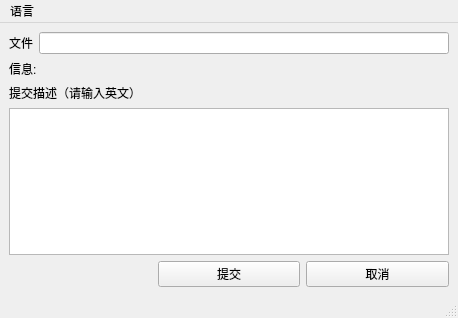
<?xml version="1.0" encoding="UTF-8"?>
<ui version="4.0">
 <class>MainWindow</class>
 <widget class="QMainWindow" name="MainWindow">
  <property name="geometry">
   <rect>
    <x>0</x>
    <y>0</y>
    <width>458</width>
    <height>318</height>
   </rect>
  </property>
  <property name="windowTitle">
   <string>SVN</string>
  </property>
  <widget class="QWidget" name="centralwidget">
   <layout class="QGridLayout" name="gridLayout_2">
    <item row="0" column="0">
     <layout class="QVBoxLayout" name="verticalLayout">
      <item>
       <layout class="QFormLayout" name="formLayout_4">
        <property name="fieldGrowthPolicy">
         <enum>QFormLayout::AllNonFixedFieldsGrow</enum>
        </property>
        <item row="0" column="0">
         <widget class="QLabel" name="l_file">
          <property name="font">
           <font>
            <family>Microsoft Sans Serif</family>
           </font>
          </property>
          <property name="text">
           <string>文件</string>
          </property>
         </widget>
        </item>
        <item row="0" column="1">
         <widget class="QLineEdit" name="s_file">
          <property name="readOnly">
           <bool>true</bool>
          </property>
         </widget>
        </item>
       </layout>
      </item>
      <item>
       <layout class="QFormLayout" name="formLayout_6">
        <item row="0" column="0">
         <widget class="QLabel" name="l_info">
          <property name="font">
           <font>
            <family>Microsoft Sans Serif</family>
           </font>
          </property>
          <property name="text">
           <string>信息:</string>
          </property>
         </widget>
        </item>
        <item row="0" column="1">
         <widget class="QLabel" name="s_info">
          <property name="text">
           <string/>
          </property>
         </widget>
        </item>
       </layout>
      </item>
      <item>
       <widget class="QLabel" name="l_comment">
        <property name="font">
         <font>
          <family>Microsoft Sans Serif</family>
         </font>
        </property>
        <property name="text">
         <string>提交描述（请输入英文）</string>
        </property>
       </widget>
      </item>
      <item>
       <widget class="QPlainTextEdit" name="s_comment"/>
      </item>
      <item>
       <layout class="QGridLayout" name="layout_buttons">
        <item row="0" column="2">
         <widget class="QPushButton" name="btn_cancel">
          <property name="font">
           <font>
            <family>Microsoft Sans Serif</family>
           </font>
          </property>
          <property name="text">
           <string>取消</string>
          </property>
         </widget>
        </item>
        <item row="0" column="1">
         <widget class="QPushButton" name="btn_submit">
          <property name="font">
           <font>
            <family>Microsoft Sans Serif</family>
           </font>
          </property>
          <property name="text">
           <string>提交</string>
          </property>
         </widget>
        </item>
        <item row="0" column="0">
         <widget class="QLabel" name="label_3">
          <property name="text">
           <string/>
          </property>
         </widget>
        </item>
       </layout>
      </item>
     </layout>
    </item>
   </layout>
  </widget>
  <widget class="QMenuBar" name="menubar">
   <property name="geometry">
    <rect>
     <x>0</x>
     <y>0</y>
     <width>458</width>
     <height>21</height>
    </rect>
   </property>
   <widget class="QMenu" name="menuLanguage">
    <property name="title">
     <string>语言</string>
    </property>
    <addaction name="actionChinese"/>
    <addaction name="actionEnglish"/>
   </widget>
   <addaction name="menuLanguage"/>
  </widget>
  <widget class="QStatusBar" name="statusbar"/>
  <action name="actionChinese">
   <property name="text">
    <string>中文</string>
   </property>
  </action>
  <action name="actionEnglish">
   <property name="text">
    <string>英语</string>
   </property>
  </action>
 </widget>
 <resources/>
 <connections/>
</ui>
